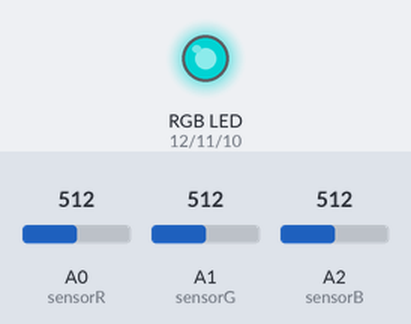
Bench run of a sketch on a simulated Arduino Uno, built with avr-gcc and run on an emulated ATmega328P. On the bench: an RGB LED mixed from three pins (HIGH = lit). The inputs (shaded band) are chosen by the test bench; at power-on: A0 (sensorR) = 512, A1 (sensorG) = 512, A2 (sensorB) = 512. Dim RGB values are drawn brighter than linear.

Above: at 1.2 s.
1.3 s: A0 (sensorR) set to 525
At 1.7 s:
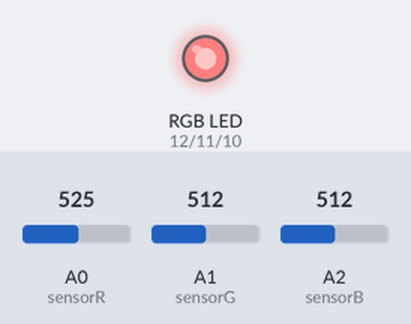
2.8 s: A1 (sensorG) set to 716
At 4.0 s:
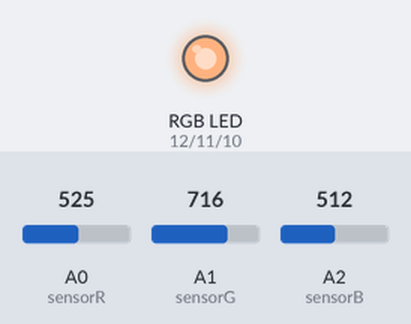
4.3 s: A2 (sensorB) set to 716
At 5.2 s:
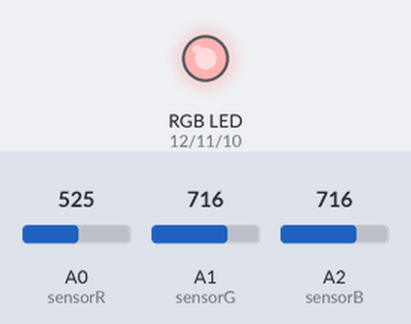
5.8 s: A0 (sensorR) set to 511
At 6.3 s:
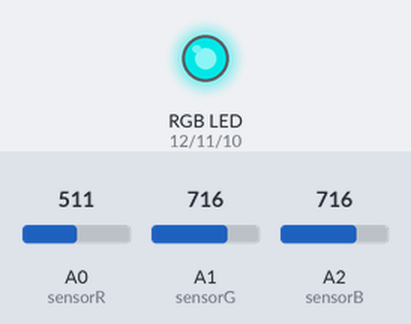
7.3 s: A1 (sensorG) set to 900
At 8.5 s:
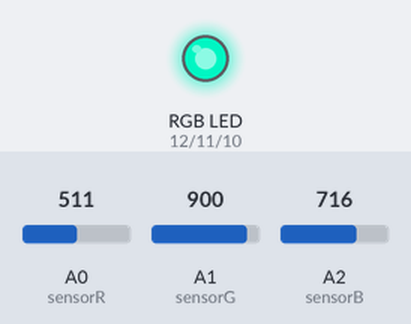
8.8 s: A2 (sensorB) set to 900
At 9.8 s:
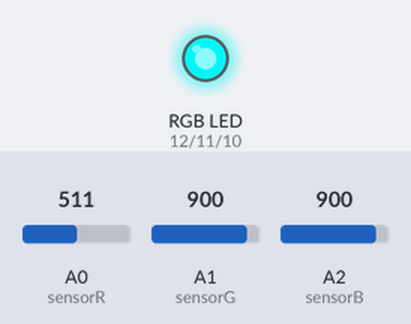
Timing chart, 0 to 11.3 s (numbered marks = the images above; inputs shaded):
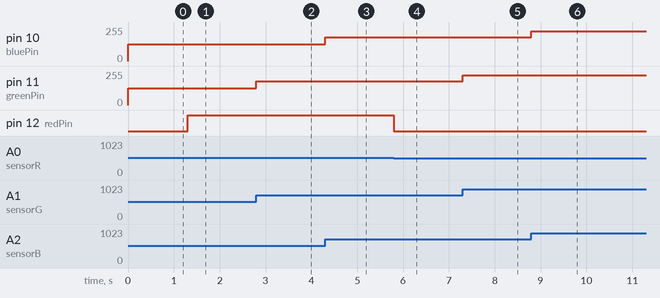

The sketch:

sketch_jan24c.ino
```cpp
const int sensorR=0;
const int sensorG=1;
const int sensorB=2;

const int bluePin=10;
const int greenPin=11;
const int redPin=12;

int redVal;
int grnVal;
int bluVal;

void setup() {
  pinMode(redPin, OUTPUT);
  pinMode(bluePin, OUTPUT);
  pinMode(greenPin, OUTPUT);


}

void loop() {
  redVal = analogRead(sensorR);
  bluVal = analogRead(sensorB);
  grnVal = analogRead(sensorG);

  redVal = map(redVal, 0, 1023, 0, 255);
  bluVal = map(bluVal, 0, 1023, 0, 255);
  grnVal = map(grnVal, 0, 1023, 0, 255);

  analogWrite(redPin, redVal);
  analogWrite(bluePin, bluVal);
  analogWrite(greenPin, grnVal);

}
```

Measured:
- the behaviour switches between 513 and 514 on A0 (sensorR) (found by bisection; images 0 and 1)
- after the input at 1.3 s, pin 12 (redPin): LOW → HIGH at once
- after the input at 2.8 s, pin 11 (greenPin): 127/255 → 178/255 at once
- after the input at 4.3 s, pin 10 (bluePin): 127/255 → 178/255 at once
- after the input at 5.8 s, pin 12 (redPin): HIGH → LOW at once
- after the input at 7.3 s, pin 11 (greenPin): 178/255 → 224/255 at once
- after the input at 8.8 s, pin 10 (bluePin): 178/255 → 224/255 at once
